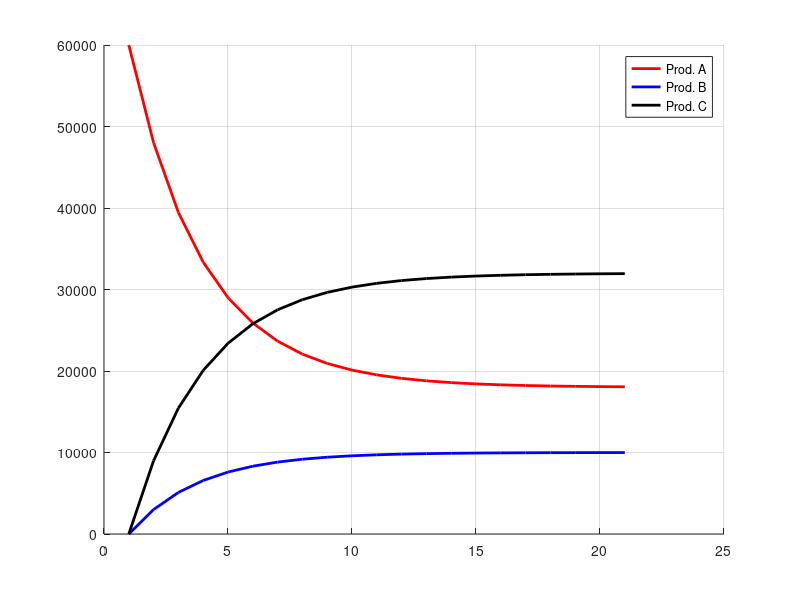

Here is the MATLAB script that generated this plot:
% cadenas de Markov: proceso estacionaro
close all; clearvars; clc;

% población inicial
xa = [6e4 0 0]';

% matriz de transición
P = [0.8 0.2 0.05;
     0.05 0.75 0.05;
     0.15 0.05 0.9];

tiempo = 20; % n-meses
Evo = []; % evolución del tiempo

for n=0:tiempo
  Xkn = (P^n)*xa;
  Evo = [Evo Xkn];
endfor

Evo
grid on
hold on
plot(Evo(1,:),'r','LineWidth',2)
plot(Evo(2,:),'b','LineWidth',2)
plot(Evo(3,:),'k','LineWidth',2)
legend('Prod. A','Prod. B','Prod. C','location','best')
